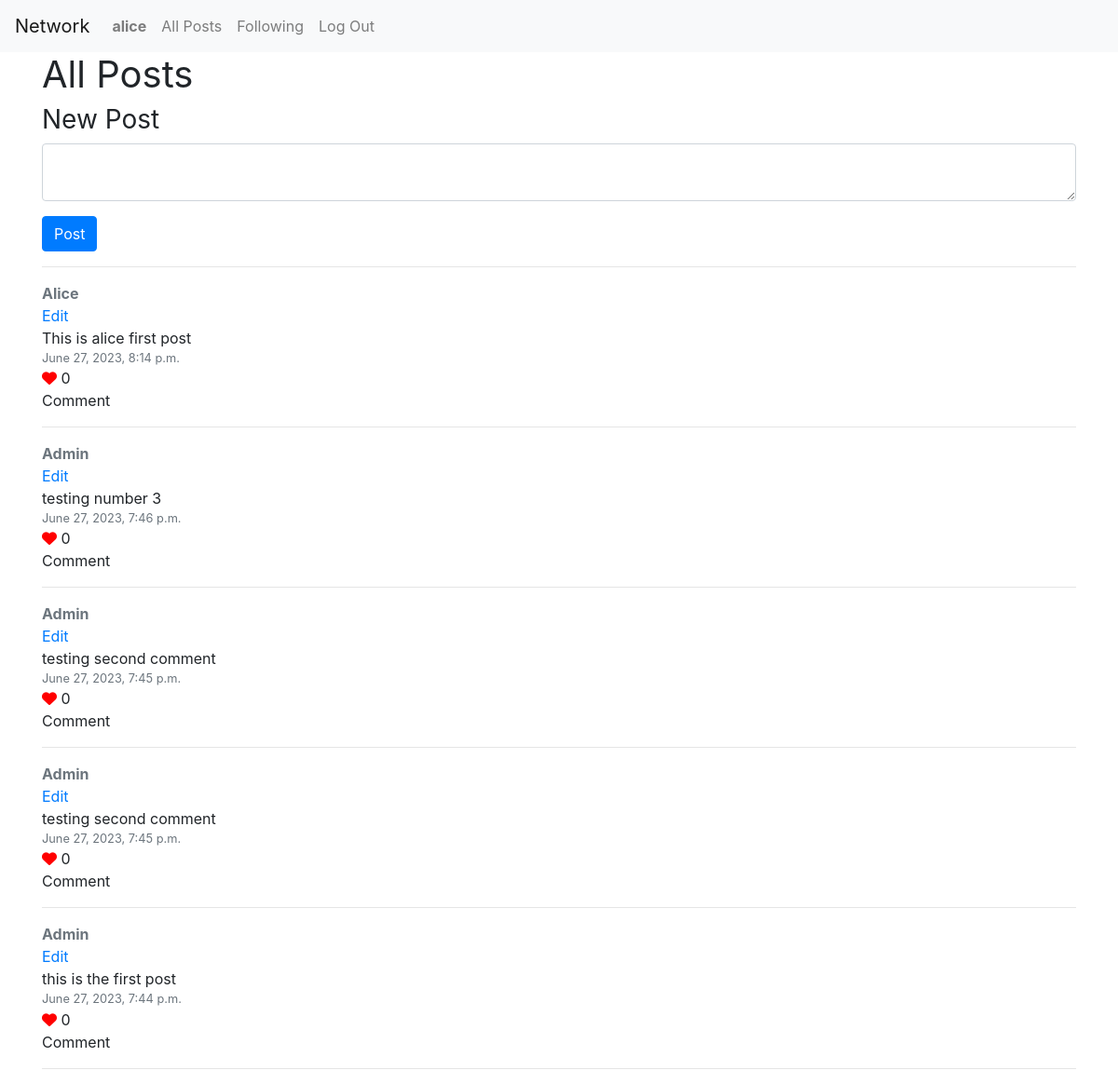
/ (signed in), run on an earlier commit of the app's database.
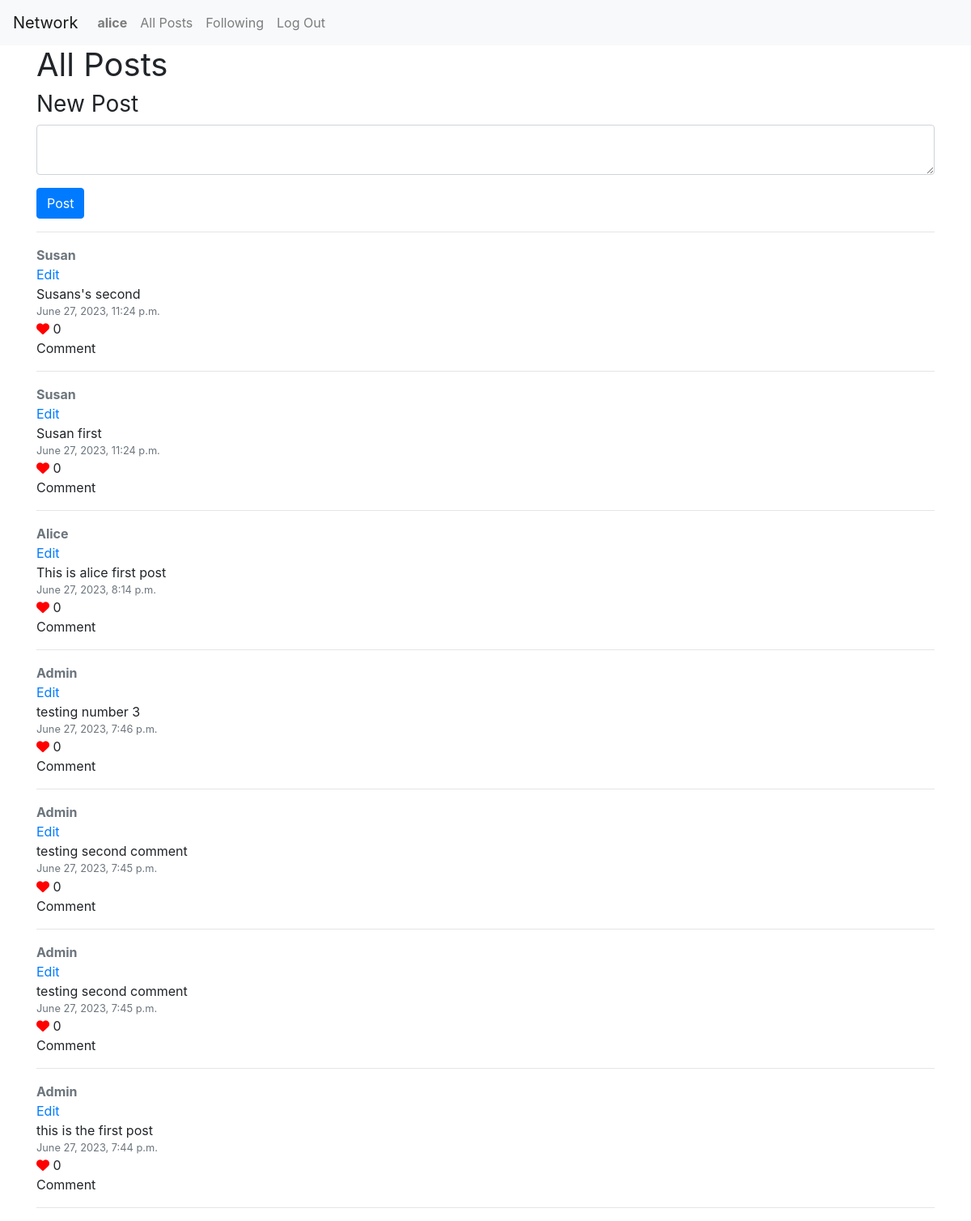
And on a later commit of the database.
### network/models.py (models this page shows, shortened)
class Post(models.Model):
    content = models.TextField(verbose_name='')
    user = models.ForeignKey(User, on_delete=models.CASCADE)
    comment = models.ForeignKey(Comment, on_delete=models.CASCADE, blank=True, null=True)
    pub_date = models.DateTimeField(auto_now_add=True)
    likes = models.ManyToManyField(User, related_name="post_like", blank=True)

class User(AbstractUser):
    pass

### network/views.py (the view, shortened to what this page needs)
# urls.py: path("", views.index, name="index"),
def index(request):
    form = PostForm()
    posts = Post.objects.order_by('-pub_date')
    return render(request, "network/index.html", {'form': form, 'posts': posts})

### network/forms.py
class PostForm(forms.ModelForm):
    class Meta:
        model = Post
        fields = ['content' ]
        widgets = {
            'content' : forms.Textarea(attrs={'rows': 2, 'class': 'form-control mb-2'})
        }

### network/templates/network/index.html (shortened to what this page needs)
{% extends "network/layout.html" %}
{% load static %}
{% load crispy_forms_tags %}
{% block body %}
    <div class="container">
        {% if request.user.is_authenticated %}
            <h1 class="fw_400">All Posts</h1>
            <p class="h3 fw_400">New Post</p>
            <form method="post">
                {{ form|crispy }}
                <button class="btn btn-primary" type="submit">Post</button>
            </form>
            <hr>
            {% for post in posts  %}
{% load static %}
{% load static %}
                <a href="#" class="my-1 font-weight-bold text-secondary">{{post.user | capfirst }}</a>
                <a class="d-block" href="#">Edit</a>
                <p class="my-0">{{ post.content|truncatechars:100 }} {% if post.content.count > 100 %}...{% endif %}</p>
                <p class="my-0 text-muted small">{{post.pub_date}}</p>
                <i class="fa-solid fa-heart" style="color: #ff0000;"></i>
                <span>{{ post.likes.count }}</span>
                <p class="my-0">Comment</p>
                <hr>
            {% endfor %}
        {% endif %}
    </div>
{% endblock %}

What changed in the data, as far as the page shows it:
added Post: user "Susan", content "Susans's second", pub_date "June 27, 2023, 11:24 p.m.", likes.count "0"
added Post: user "Susan", content "Susan first", pub_date "June 27, 2023, 11:24 p.m.", likes.count "0"
